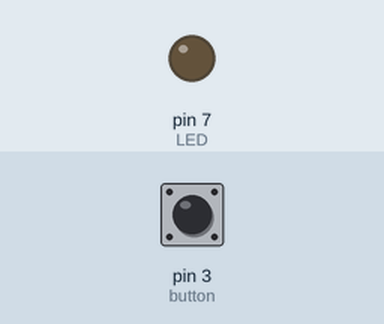
A sketch run on a simulated Arduino Uno, built with avr-gcc and run on an emulated ATmega328P. On the bench: output pins drawn as LEDs (lit = HIGH). Inputs (shaded band) come from the test bench; at power-on: pin 3 (button) LOW.

Above: at 1.2 s.
1.3 s: pin 3 (button) pulled HIGH for 0.15 s
At 1.37 s:
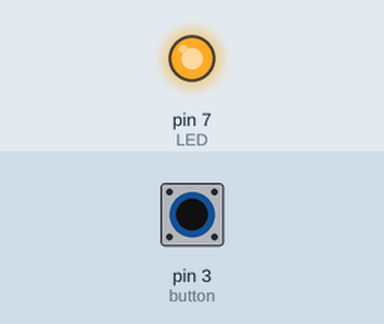
2.9 s: pin 3 (button) pulled HIGH for 3.2 s
At 6.9 s:
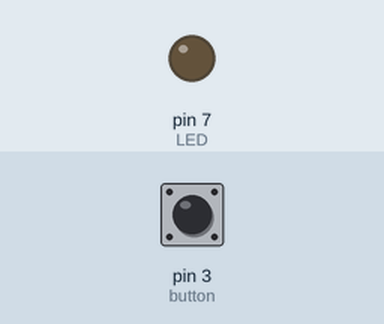
Timing chart, 0 to 8.4 s (numbered marks = the images above; inputs shaded):
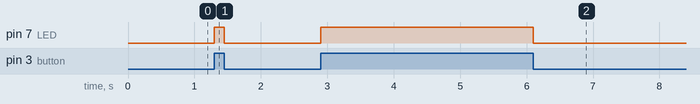

Measured:
- after the input at 1.3 s, pin 7 (LED): LOW → HIGH at once, → LOW 0.15 s later
- after the input at 2.9 s, pin 7 (LED): LOW → HIGH at once, → LOW 3.2 s later

The sketch:

grove_button_led.ino
```cpp
int button = 3;   //attach a button to digital pin 3
int LED = 7;      //attach an LED to digital pin 7

void setup()
{
    pinMode(button, INPUT);  //define button an INPUT device
    pinMode(LED, OUTPUT);    //define LED an OUTPUT device
}

void loop()
{
    int buttonState = digitalRead(button);  //read the status of the button
    if(buttonState == 1)
    digitalWrite(LED,1);
    else
    digitalWrite(LED,0);
}
```
